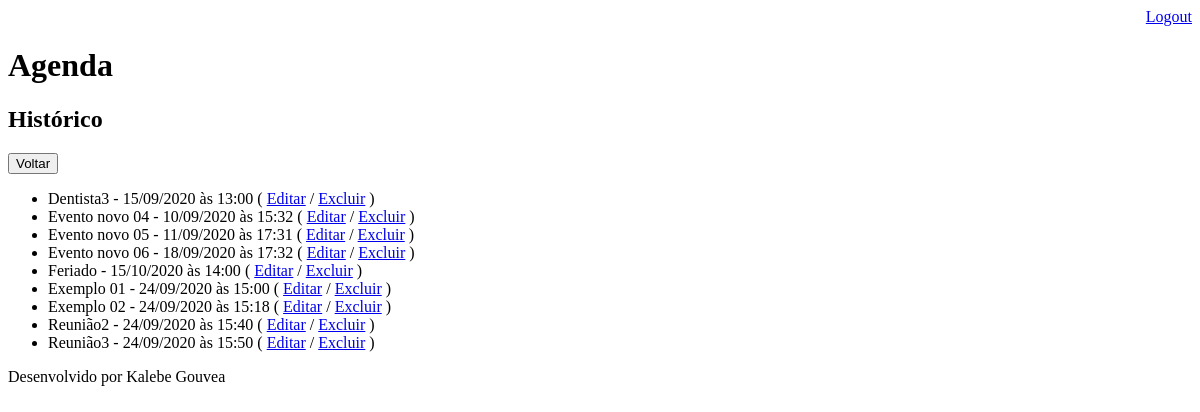
The page /agenda/historico/ (signed in) on the database as committed earlier.
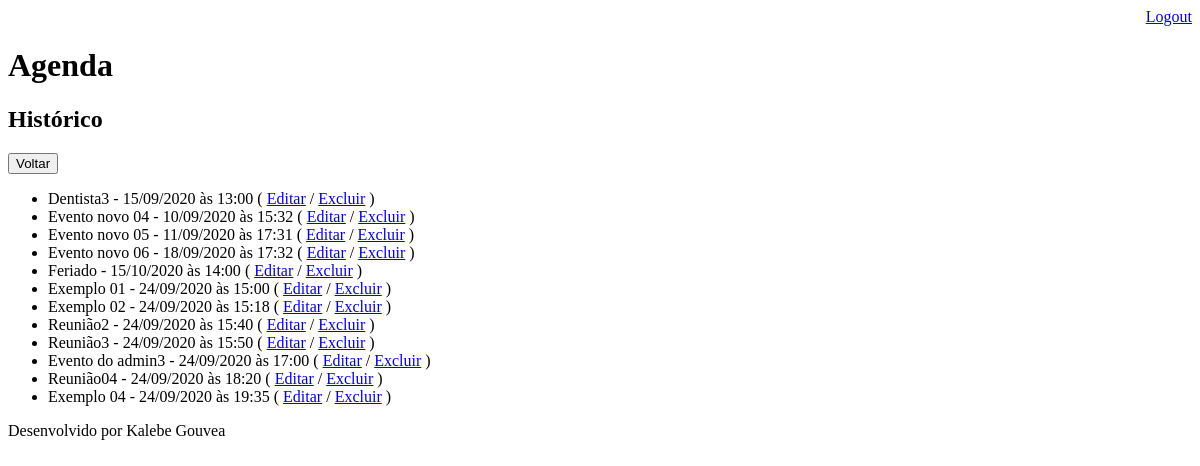
The same page on the database as committed later.
### core/models.py (models this page shows, shortened)
class Evento(models.Model):
    titulo = models.CharField(max_length=100)
    descricao = models.TextField(blank=True, null=True)
    local = models.CharField(max_length=100, blank=True, null=True)
    data_evento = models.DateTimeField(verbose_name='Data do Evento')
    data_criacao = models.DateTimeField(auto_now=True, verbose_name='Data de Criação')
    usuario = models.ForeignKey(User, on_delete=models.CASCADE)
    class Meta():
        db_table = 'evento'
    def get_data_evento(self):
        return self.data_evento.strftime('%d/%m/%Y às %H:%M')

### core/views.py (the view)
# urls.py: path('agenda/historico/', views.historico),
@login_required(login_url='/login/')
def historico(request):
    user = request.user
    data_agora = datetime.now()
    evento = Evento.objects.filter(usuario=user, data_evento__lt=data_agora)
    dados = {'eventos':evento}
    return render(request, 'historico.html', dados)

### templates/historico.html
{% extends 'model-page.html' %}
{% block content %}
    <h2>Histórico</h2>
    <a href="/">
        <button type="button">Voltar</button>
    </a>
    <ul>
        {% for evento in eventos %}
            <li>
                {{ evento.titulo }} - {{ evento.get_data_evento }}
                ( <a href='evento/?id={{evento.id}}'>Editar</a> / <a href='evento/delete/{{evento.id}}'>Excluir</a> )
            </li>
        {% endfor %}
    </ul>
{% endblock %}

Rows that differ between the two databases and show on the page:
added Evento: titulo "Evento do admin3", get_data_evento "24/09/2020 às 17:00"
added Evento: titulo "Reunião04", get_data_evento "24/09/2020 às 18:20"
added Evento: titulo "Exemplo 04", get_data_evento "24/09/2020 às 19:35"
